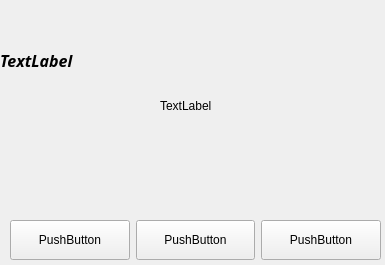
<?xml version="1.0" encoding="UTF-8"?>
<ui version="4.0">
 <class>SpriteRSP</class>
 <widget class="QMainWindow" name="SpriteRSP">
  <property name="geometry">
   <rect>
    <x>0</x>
    <y>0</y>
    <width>385</width>
    <height>265</height>
   </rect>
  </property>
  <property name="minimumSize">
   <size>
    <width>385</width>
    <height>265</height>
   </size>
  </property>
  <property name="maximumSize">
   <size>
    <width>385</width>
    <height>265</height>
   </size>
  </property>
  <property name="windowTitle">
   <string>가위바위보</string>
  </property>
  <widget class="QWidget" name="centralwidget">
   <widget class="QLabel" name="label">
    <property name="geometry">
     <rect>
      <x>160</x>
      <y>-40</y>
      <width>181</width>
      <height>291</height>
     </rect>
    </property>
    <property name="maximumSize">
     <size>
      <width>181</width>
      <height>291</height>
     </size>
    </property>
    <property name="text">
     <string>TextLabel</string>
    </property>
   </widget>
   <widget class="QWidget" name="horizontalLayoutWidget">
    <property name="geometry">
     <rect>
      <x>10</x>
      <y>200</y>
      <width>371</width>
      <height>81</height>
     </rect>
    </property>
    <layout class="QHBoxLayout" name="horizontalLayout">
     <property name="sizeConstraint">
      <enum>QLayout::SetDefaultConstraint</enum>
     </property>
     <item>
      <widget class="QPushButton" name="pushButton_3">
       <property name="enabled">
        <bool>true</bool>
       </property>
       <property name="minimumSize">
        <size>
         <width>106</width>
         <height>40</height>
        </size>
       </property>
       <property name="sizeIncrement">
        <size>
         <width>0</width>
         <height>0</height>
        </size>
       </property>
       <property name="text">
        <string>PushButton</string>
       </property>
      </widget>
     </item>
     <item>
      <widget class="QPushButton" name="pushButton_2">
       <property name="minimumSize">
        <size>
         <width>105</width>
         <height>40</height>
        </size>
       </property>
       <property name="text">
        <string>PushButton</string>
       </property>
      </widget>
     </item>
     <item>
      <widget class="QPushButton" name="pushButton">
       <property name="minimumSize">
        <size>
         <width>106</width>
         <height>40</height>
        </size>
       </property>
       <property name="text">
        <string>PushButton</string>
       </property>
      </widget>
     </item>
    </layout>
   </widget>
   <widget class="QLabel" name="winRate">
    <property name="geometry">
     <rect>
      <x>0</x>
      <y>-40</y>
      <width>131</width>
      <height>201</height>
     </rect>
    </property>
    <property name="font">
     <font>
      <family>Hack</family>
      <pointsize>12</pointsize>
      <weight>75</weight>
      <italic>true</italic>
      <bold>true</bold>
     </font>
    </property>
    <property name="text">
     <string>TextLabel</string>
    </property>
   </widget>
  </widget>
 </widget>
 <resources/>
 <connections/>
</ui>
